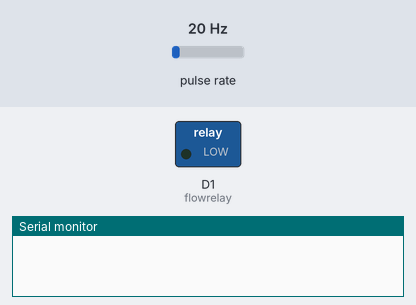
A sketch run on a simulated ESP8266 (NodeMCU). Parts: switched loads named in the sketch (green lamp = pin HIGH), the last lines printed to the serial monitor. Wiring (inferred from the names in the program): pulse sensor: data D2. The inputs (shaded band) are chosen by the test bench; at power-on: pulse rate 20 Hz. WiFi joins after 1.5 s; servers stay silent unless stated; the Firebase database answers and starts empty.

Above: at 0.0 s.
At 4.3 s:
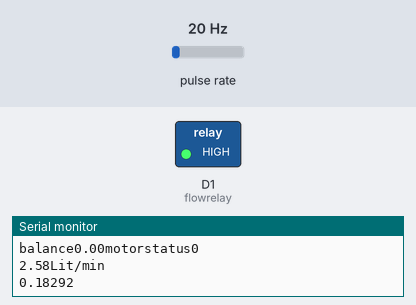
Timing chart, 0 to 5.8 s (numbered marks = the images above):
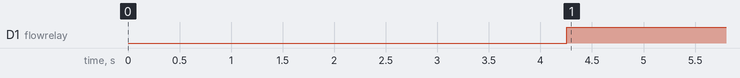

Measured:
- by itself, D1 (flowrelay): LOW → HIGH at 4.3 s

The sketch:

FLow_sensor.ino
```cpp
#include <ESP8266WiFi.h>
#include <FirebaseArduino.h>


                                                                               //  Firebase variables

#define FIREBASE_HOST "teminiproject-fcfff.firebaseio.com"
#define FIREBASE_AUTH "nLenYLrsS40Vflcf35wRrC1wbgsEg7pXO3L6Mji7"
#define WIFI_SSID "1 FLOOR"
#define WIFI_PASSWORD "12345678"
String USER = "/users/dsPiyFb16zenmdtAw2hXd9I6Xlf2/";


int flowPin = D2;
int flowrelay = D1;
double flowRate;
int count;
float waterusage, waterbalance, waterusageonce, lastvolume;
long onflowtime, offflowtime;
bool motorstatus;

void setup() {
  Serial.begin(9600);
        delay(1000);
        WiFi.begin(WIFI_SSID, WIFI_PASSWORD);
        Serial.print("Connecting to ");
        Serial.print(WIFI_SSID);
        while (WiFi.status() != WL_CONNECTED) {
          Serial.print(".");
          delay(500);
        }
        Serial.println();
        Serial.print("Connected to ");
        Serial.println(WIFI_SSID);
        Serial.print("IP Address is : ");
        Serial.println(WiFi.localIP());
        pinMode(D1, OUTPUT);
        pinMode(flowPin, INPUT);
        attachInterrupt(D2, Flow, RISING);


                                                                                //CONNECT WITH FIREBASE

        Firebase.begin(FIREBASE_HOST, FIREBASE_AUTH);
        waterusageonce = Firebase.getFloat(USER+"waterusage");
        waterbalance = Firebase.getFloat(USER+"currentwaterbalance");
        motorstatus = Firebase.getBool(USER+"motorstatus");


}
void loop() {
  waterbalance = Firebase.getFloat(USER+"currentwaterbalance");
  motorstatus = Firebase.getBool(USER+"motorstatus");
  Serial.println("balance"+String(waterbalance)+"motorstatus"+String(motorstatus));
  count = 0;
  interrupts();
  delay (1000);
  noInterrupts();
  flowRate = (count / 7.75);
  Serial.println(String(flowRate)+("Lit/min"));
  if(flowRate == 0){
    offflowtime = millis() - onflowtime;
  }
  else{
    onflowtime = millis() - offflowtime;
  }
  float volume = (flowRate * onflowtime)/60000;
  Serial.println(volume,5);
  if(motorstatus == false || waterbalance<=0 ){
    digitalWrite(flowrelay, HIGH);
    }else{digitalWrite(flowrelay ,LOW);}
    if(waterbalance < 0){
      Firebase.setFloat(USER+"currentwaterbalance",0);
      Firebase.setBool(USER+"motorstatus",false);
      }else{
        waterbalance = waterbalance - (flowRate/20); // one rupee per liter
        Firebase.setFloat(USER+"currentwaterbalance", waterbalance);
        }
    waterusage = waterusageonce + volume;
    if(volume > 0.5 && flowRate > 2.5){
      lastvolume = volume;
      Firebase.setFloat(USER+"waterusage", waterusage);
      }if(volume<0.5){
        float tempvalue = waterusageonce + lastvolume;
        Firebase.setFloat(USER+"waterusage", tempvalue);
        }
        Serial.println("lastvolume"+String(lastvolume)+"waterusageonce"+String(waterusageonce));


}

void Flow()
{
   count++;
}
```
